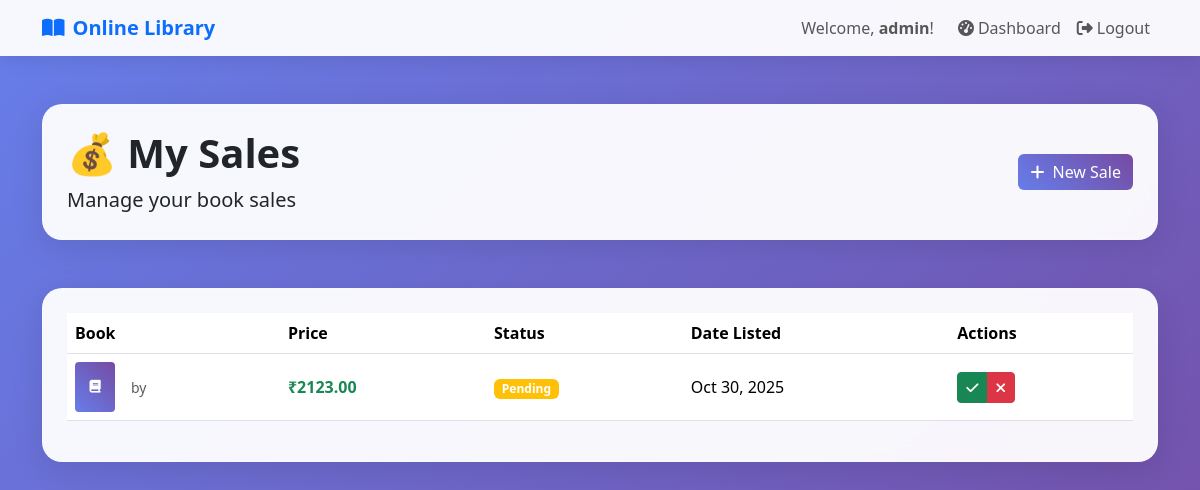
The app's page /sales/ (signed in), older data.
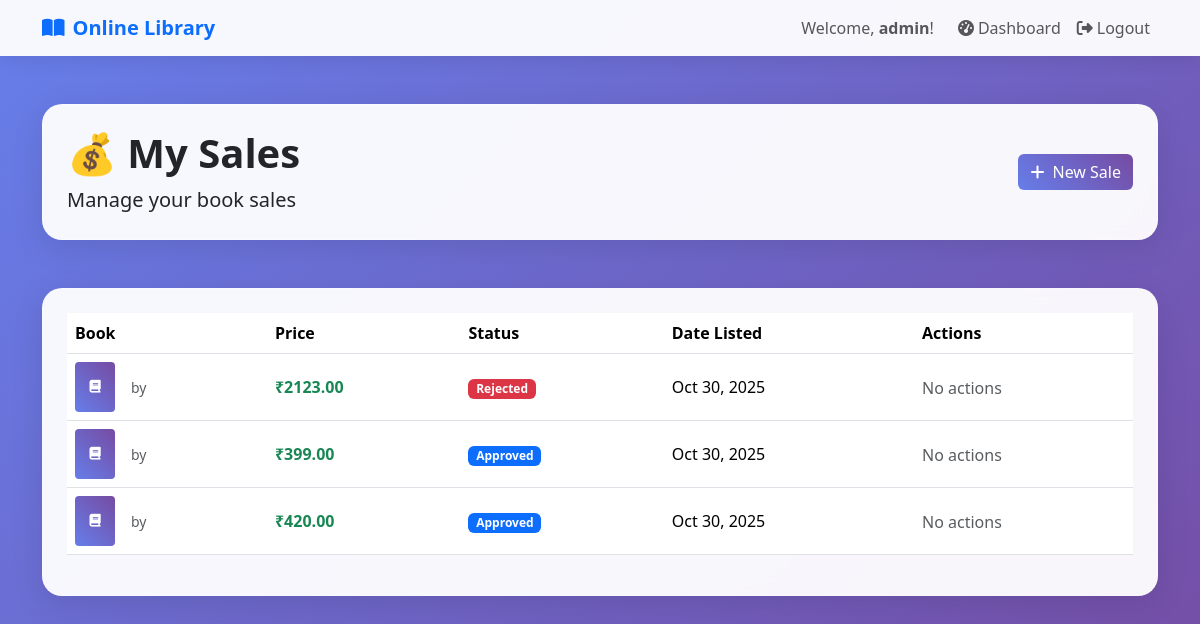
The same page, newer data.
### catalog/models.py (models this page shows, shortened)
class Sale(models.Model):
    STATUS_CHOICES = (
        ('pending', 'Pending'),
        ('approved', 'Approved'),
        ('rejected', 'Rejected'),
        ('sold', 'Sold'),
    )
    user = models.ForeignKey(settings.AUTH_USER_MODEL, on_delete=models.CASCADE)
    book_title = models.CharField(max_length=255)
    author = models.CharField(max_length=255)
    category = models.ForeignKey(Category, on_delete=models.SET_NULL, null=True, blank=True)
    condition = models.CharField(max_length=100, default="Good")
    description = models.TextField(blank=True, null=True)
    price = models.DecimalField(max_digits=8, decimal_places=2)
    status = models.CharField(max_length=10, choices=STATUS_CHOICES, default='pending')
    created_at = models.DateTimeField(auto_now_add=True)
    updated_at = models.DateTimeField(auto_now=True)

### catalog/views.py (the view)
# urls.py: path("sales/", views.sale_list, name="sale_list"),
@login_required
def sale_list(request):
    if request.user.is_superuser or getattr(request.user, 'role', '') == 'admin':
        sales = Sale.objects.all()  # Admin sees all
    else:
        sales = Sale.objects.filter(user=request.user)  # User sees only their own
    return render(request, "catalog/sale_list.html", {"sales": sales})

### templates/catalog/sale_list.html (shortened to what the changed rows need)
{% extends "catalog/base.html" %}
{% block content %}
<div class="container py-5">
    <div class="row mb-5">
        <div class="col-12">
            <div class="glass-card p-4">
                <div class="row align-items-center">
                    <div class="col-md-8">
                        <h1 class="display-6 fw-bold mb-2">💰 My Sales</h1>
                    </div>
                </div>
            </div>
        </div>
    </div>
    <div class="row">
        <div class="col-12">
            <div class="glass-card p-4">
                {% if sales %}
                <div class="table-responsive">
                    <table class="table table-hover align-middle">
                        <thead>
                            <tr>
                                <th>Book</th>
                                <th>Price</th>
                                <th>Status</th>
                                <th>Date Listed</th>
                                <th>Actions</th>
                            </tr>
                        </thead>
                        <tbody>
                            {% for sale in sales %}
                            <tr>
                                <td>
                                    <div class="d-flex align-items-center">
                                        <div class="book-cover-small me-3" style="width: 40px; height: 50px; background: linear-gradient(45deg, #667eea, #764ba2); border-radius: 4px; display: flex; align-items: center; justify-content: center; color: white;">
                                            <i class="fas fa-book"></i>
                                        </div>
                                        <div>
                                            <small class="text-muted">by {{ sale.book.author }}</small>
                                        </div>
                                    </div>
                                </td>
                                <td class="fw-bold text-success">₹{{ sale.price }}</td>
                                <td>
                                    <span class="badge bg-{% if sale.status == 'sold' %}success{% elif sale.status == 'rejected' %}danger{% elif sale.status == 'approved' %}primary{% else %}warning{% endif %}">
                                        {{ sale.status|title }}
                                    </span>
                                </td>
                                <td>{{ sale.created_at|date:"M d, Y" }}</td>
                                <td>
                                    <div class="btn-group">
                                        {% if user.is_superuser or user.role == 'admin' %}
                                            {% if sale.status == 'pending' %}
                                                <a href="{% url 'approve_sale' sale.id %}" class="btn btn-sm btn-success">
                                                    <i class="fas fa-check"></i>
                                                </a>
                                                <a href="{% url 'reject_sale' sale.id %}" class="btn btn-sm btn-danger">
                                                    <i class="fas fa-times"></i>
                                                </a>
                                            {% else %}
                                                <span class="text-muted">No actions</span>
                                            {% endif %}
                                        {% endif %}
                                    </div>
                                </td>
                            </tr>
                            {% endfor %}
                        </tbody>
                    </table>
                </div>
                {% endif %}
            </div>
        </div>
    </div>
</div>
{% endblock %}

Row changes from the older to the newer data that the page shows:
changed Sale: status "Pending" → "Rejected"; now shows "No actions"
added Sale: price "399.00", status "Approved", created_at "Oct 30, 2025", shows "No actions"
added Sale: price "420.00", status "Approved", created_at "Oct 30, 2025", shows "No actions"
